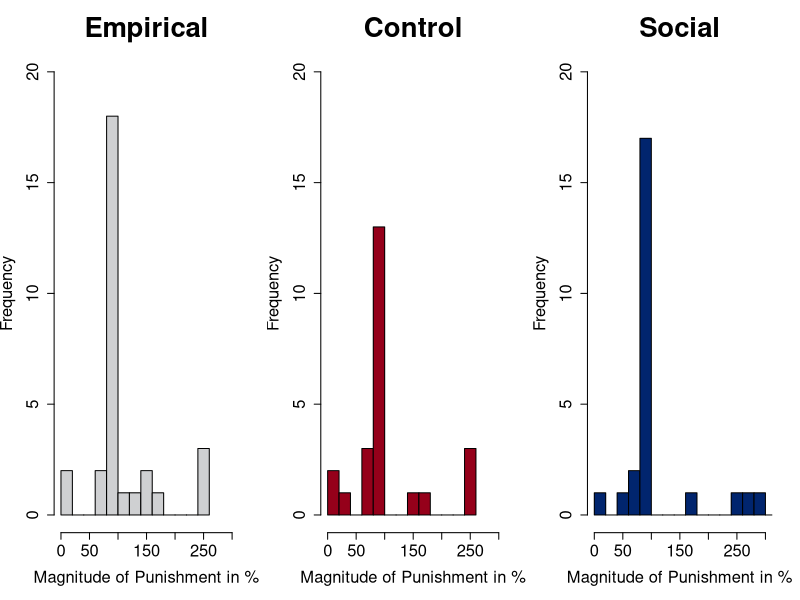

Here is the R script that generated this plot:
## ---- chunk 1
#IMPORTANT: You many need to run "knitr"" to get this doc to work right
setwd("~/Documents/DBS 522")
getwd()
punishers <- read.csv("PunishersModified.csv")
## ---- chunk 2
#These variables are named X2.Lies, X3.Lies and X4.Lies respectivley.
## ---- chunk 3
#The above mentioned variables are the last to columns of the dataset
## ---- chunk 4
newcontrol <- subset(punishers, punishers$Treatment == "New Control")
control<-subset(punishers,punishers$Treatment=="Control")
Empirical <- subset(punishers, punishers$Treatment == "Empirical")
Social <- subset(punishers, punishers$Treatment == "Social")
## ---- chunk 5
newcontrol$Magnitude<-newcontrol$X..Magnitude.of.Lies.Punished*100
Empirical$Magnitude<-Empirical$X..Magnitude.of.Lies.Punished*100
control$Magnitude<-control$X..Magnitude.of.Lies.Punished*100
Social$Magnitude<-Social$X..Magnitude.of.Lies.Punished*100
par(mfcol=c(1,3))

hist(Empirical$Magnitude, col="#cfd0d2",xlim=c(0,300), ylim=c(0,20), main="Empirical", xlab="Magnitude of Punishment in %",cex.lab=1.5, cex.axis=1.5, cex.main=2.5, cex.sub=2.5,breaks=10)

hist(control$Magnitude, col="#95001a",xlim=c(0,300), ylim=c(0,20), main="Control", xlab="Magnitude of Punishment in %",cex.lab=1.5, cex.axis=1.5, cex.main=2.5, cex.sub=2.5,breaks=10)

hist(Social$Magnitude, col = "#01256e", main="Social", xlab="Magnitude of Punishment in %",cex.lab=1.5, cex.axis=1.5, cex.main=2.5, cex.sub=2.5,ylim=c(0, 20),xlim=c(0,300), breaks=15)
## ---- chunk 6
summary(newcontrol$Magnitude)
summary(Empirical$Magnitude)
summary(Social$Magnitude)
## ---- chunk 7
#Note that these are just saved outputs for the histogram designed above. It was the easiest way I found to present the reults in a neat way.
## ---- chunk 8
wilcox.test(newcontrol$Magnitude, Social$Magnitude, alternative="less")
wilcox.test(newcontrol$Magnitude, Empirical$Magnitude, alternative="less")
wilcox.test(Social$Magnitude, Empirical$Magnitude, alternative="greater")
## ---- chunk 9
summary(lm(punishers$Total.Lie.Magnitude~punishers$Total.Punish.magnitude))
## ---- chunk 10
#number of lies seen by each punisher
punishers$Lies<-1+punishers$X2.Lies*1+punishers$X3.Lies*2+punishers$X4.Lies*3
## ---- chunk 11
#Does seeing more lies effect punihsment on different decisions?
summary(lm(punishers$Punish2.4~factor(punishers$Lies)))
## ---- chunk 12

